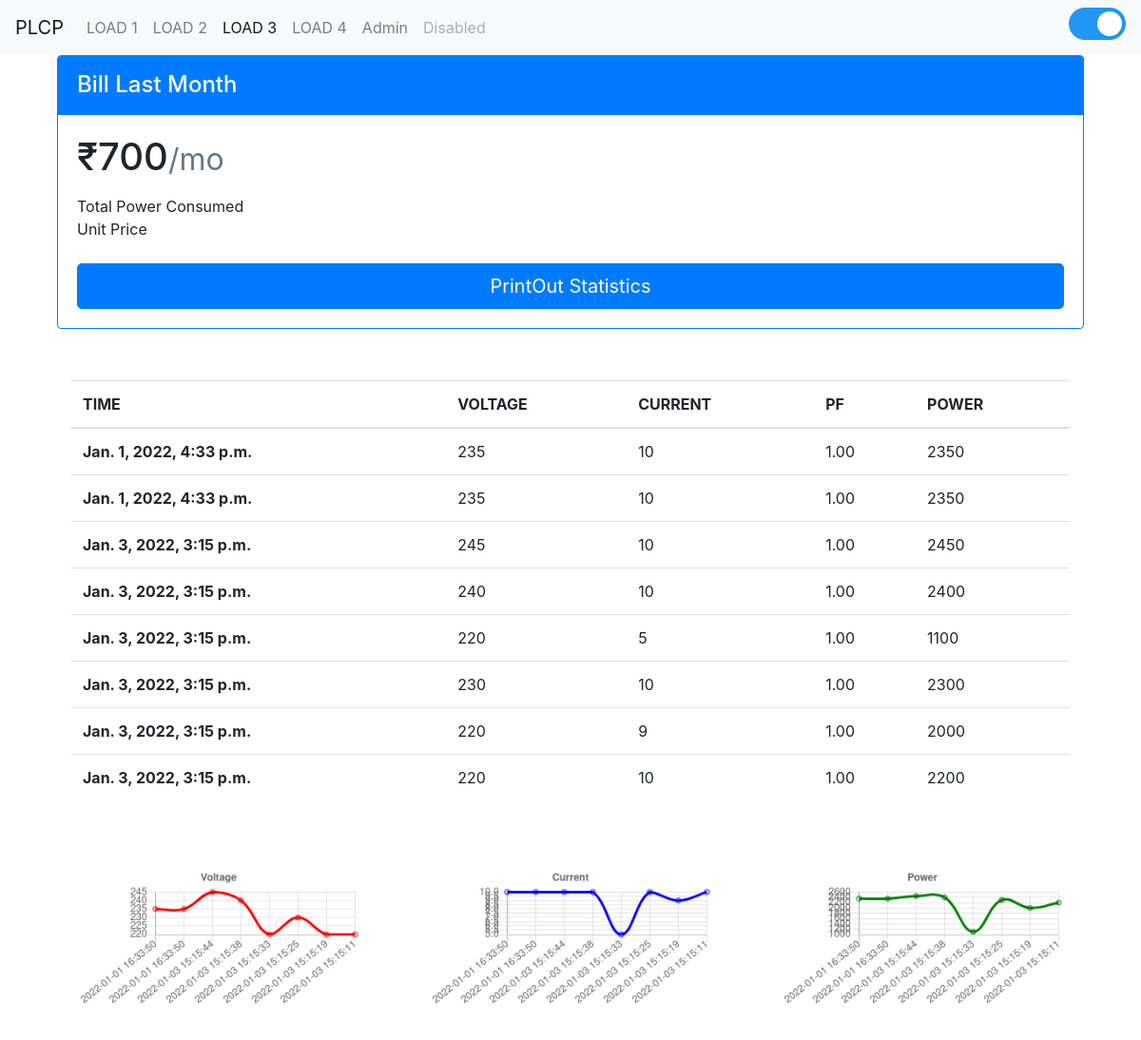
Before: /3 with the older database file.
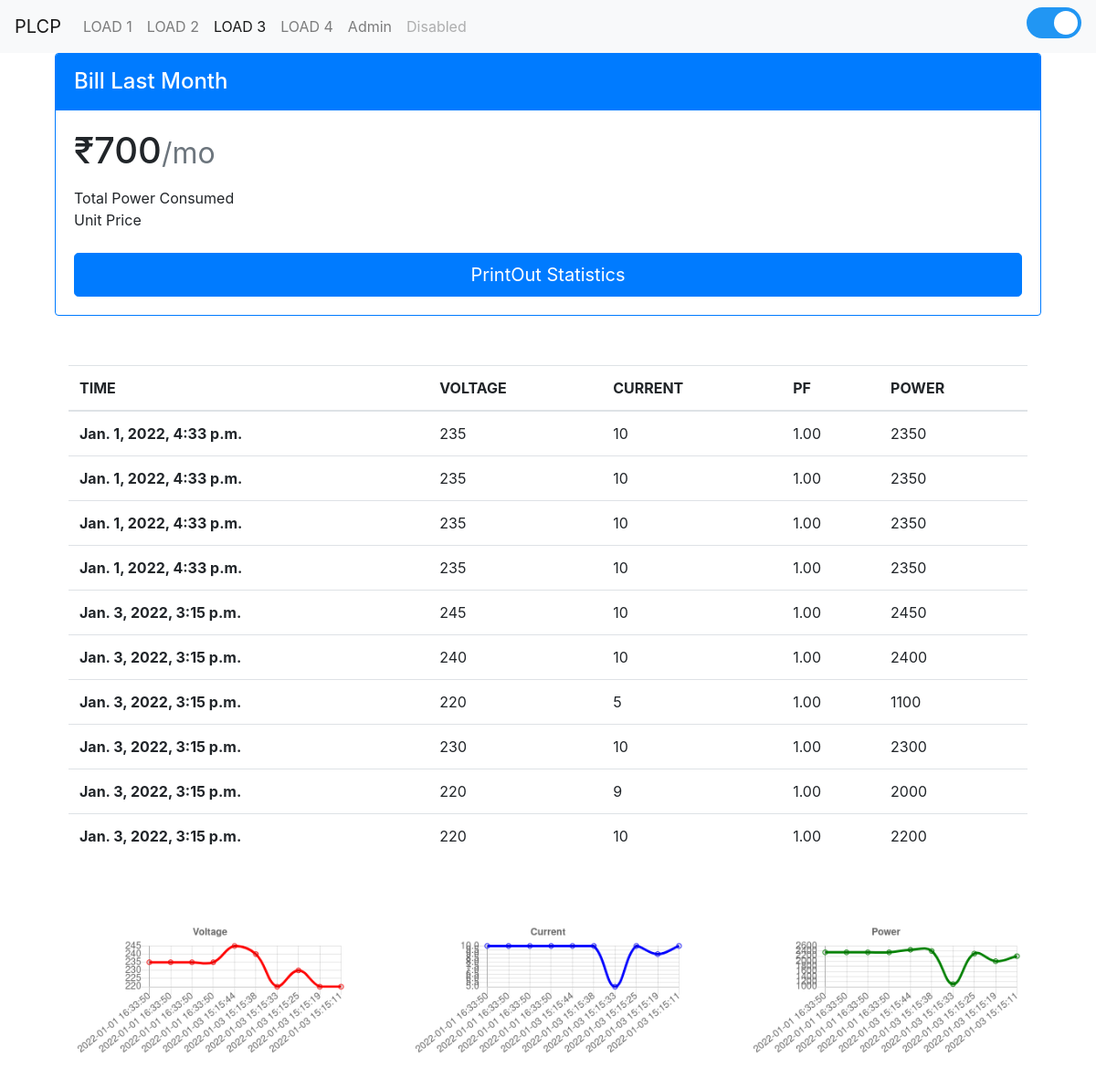
After: the same page with the newer database file.
### main/models.py (models this page shows)
class plcp(models.Model):
	dt = models.DateTimeField()
	Voltage = models.IntegerField()
	Current = models.IntegerField()
	Power = models.IntegerField()
	pf = models.DecimalField(max_digits=3,decimal_places=2,default=1.00)

### main/views.py (the view)
# urls.py: path('3',views.load3,name="load3"),
def load3(request):
	data=plcp.objects.all().order_by('-pk')
	dtt=[]
	V=[]
	I=[]
	P=[]
	for i in data:
		dtt.append(str(i.dt))
		V.append(i.Voltage)
		I.append(i.Current)
		P.append(i.Power)
	return render(request,'load3.html',{'data':data,'V':V,'I':I,'dtt':dtt,'P':P})

### main/templates/load3.html (shortened to what this page needs)
<!doctype html>
<html lang="en">
  <head>
    <link rel="stylesheet" href="https://maxcdn.bootstrapcdn.com/bootstrap/4.0.0/css/bootstrap.min.css">
    <link rel="stylesheet" href="static/main.css">
  </head>
  <body>
    <nav class="navbar navbar-expand-lg navbar-light bg-light">
  <a class="navbar-brand" href="#">PLCP</a>
  <div class="collapse navbar-collapse" id="navbarSupportedContent">
    <ul class="navbar-nav mr-auto">
      <li class="nav-item">
        <a class="nav-link" href="home">LOAD 1</a>
      </li>
      <li class="nav-item">
        <a class="nav-link" href="/2">LOAD 2</a>
      </li>
      <li class="nav-item active">
        <a class="nav-link" href="/3">LOAD 3<span class="sr-only">(current)</span></a>
      </li>
      <li class="nav-item">
        <a class="nav-link" href="/4">LOAD 4</a>
      </li>
      <li class="nav-item">
        <a class="nav-link" href="/admin">Admin</a>
      </li>
      <li class="nav-item">
        <a class="nav-link disabled" href="#">Disabled</a>
      </li>
    </ul>
    <label class="switch">
  <span class="slider round"></span>
  </label>
  </div>
</nav>
<div class="container">
        <div class="col">
        <div class="card mb-4 rounded-3 shadow-sm border-primary">
          <div class="card-header py-3 text-white bg-primary border-primary">
            <h4 class="my-0 fw-normal">Bill Last Month</h4>
          </div>
          <div class="card-body">
            <h1 class="card-title pricing-card-title">&#8377;700<small class="text-muted fw-light">/mo</small></h1>
            <ul class="list-unstyled mt-3 mb-4">
              <li>Total Power Consumed</li>
              <li>Unit Price</li>
            </ul>
            <a href="/data_csv"><button type="button"  class="w-100 btn btn-lg btn-primary">PrintOut Statistics</button></a>
        </div>
      </div>
 </div>
<div class="container" style="padding:30px;">
<table class="table" >
  <thead>
    <tr>
      <th scope="col">TIME</th>
      <th scope="col">VOLTAGE</th>
      <th scope="col">CURRENT</th>
      <th scope="col">PF</th>
      <th scope="col">POWER</th>
    </tr>
  </thead>
  <tbody>
  {%for i in data %}
    <tr>
      <th scope="row">{{i.dt}}</th>
      <td>{{i.Voltage}}</td>
      <td>{{i.Current}}</td>
      <td>{{i.pf}}</td>
      <td>{{i.Power}}</td>
    </tr>
	{% endfor %}
  </tbody>
</table>
</div>
<div class="container">
  <div class="row">
    <div class="col-sm">
     <p align="center">
	<canvas id="Voltage" style="width:100%;max-width:700px;padding:20px;"></canvas>
	</p>
    </div>
    <div class="col-sm">
      <p align="center">
	<canvas id="Current" style="width:100%;max-width:700px;padding:20px;"></canvas>
	</p>
    </div>
    <div class="col-sm">
      <p align="center">
	<canvas id="Power" style="width:100%;max-width:700px;padding:20px;"></canvas>
	</p>
    </div>
  </div>
</div>
	<script>
	var xValues = [];
	{% for i in dtt %}
		xValues.push(String("{{i}}"));
		{% endfor %}
		new Chart("Voltage", {
		  type: "line",
		  data: {
			labels: xValues,
			datasets: [{
			  data:{{V}},
			  borderColor: "red",
			  fill: false
			},]
		  },
		  options: {
			legend: {display: false},
			title: {
      display: true,
      text: "Voltage"
    }
		  }
		});
		new Chart("Current", {
		  type: "line",
		  data: {
			labels: xValues,
			datasets: [{
			  data: {{I}},
			  borderColor: "blue",
			  fill: false
			}]
		  },
		  options: {
			legend: {display: false},
			title: {
      display: true,
      text: "Current"
    }
		  }
		});
		new Chart("Power", {
		  type: "line",
		  data: {
			labels: xValues,
			datasets: [{
			  data: {{ P }},
			  borderColor: "green",
			  fill: false
			},]
		  },
		  options: {
			legend: {display: false},
			title: {
      display: true,
      text: "Power"
    }
		  }
		});
	</script>
  </body>
</html>

Changed rows visible on the page:
added plcp: dt "Jan. 1, 2022, 4:33 p.m.", Voltage "235", Current "10", pf "1.00", Power "2350"
added plcp: dt "Jan. 1, 2022, 4:33 p.m.", Voltage "235", Current "10", pf "1.00", Power "2350"
Other visible differences:
chart data {{ V }}: [235, 235, 245, 240, 220, 230, 220, 220] → [235, 235, 235, 235, 245, 240, 220, 230, 220, 220]
chart data {{ I }}: [10, 10, 10, 10, 5, 10, 9, 10] → [10, 10, 10, 10, 10, 10, 5, 10, 9, 10]
chart data {{ P }}: [2350, 2350, 2450, 2400, 1100, 2300, 2000, 2200] → [2350, 2350, 2350, 2350, 2450, 2400, 1100, 2300, 2000, 2200]
